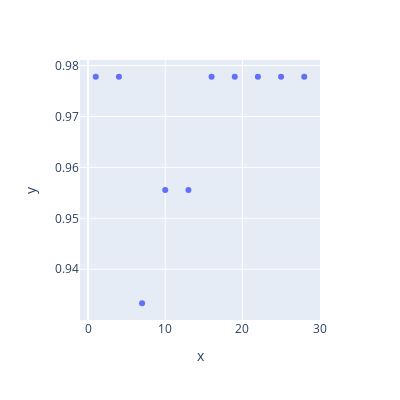

The notebook cell this image was saved under:
### Markdown cell above
Affichons les scores sous forme graphique

### Code cell
fig = px.scatter(x = scores.keys(), y = scores.values(), width=400, height=400)
fig.show()

### Figure 1 — Plotly figure (JSON) as saved in the notebook; plotly's stock layout.template omitted (floating-point values rounded to 4 significant figures)
{"data": [{"hovertemplate": "x=%{x}<br>y=%{y}<extra></extra>", "legendgroup": "", "marker": {"color": "#636efa", "symbol": "circle"}, "mode": "markers", "name": "", "orientation": "v", "showlegend": false, "type": "scatter", "x": [1, 4, 7, 10, 13, 16, 19, 22, 25, 28], "xaxis": "x", "y": [0.9778, 0.9778, 0.9333, 0.9556, 0.9556, 0.9778, 0.9778, 0.9778, 0.9778, 0.9778], "yaxis": "y"}], "layout": {"height": 400, "legend": {"tracegroupgap": 0}, "margin": {"t": 60}, "width": 400, "xaxis": {"anchor": "y", "autorange": true, "domain": [0, 1], "range": [-1.04, 30.04], "title": {"text": "x"}, "type": "linear"}, "yaxis": {"anchor": "x", "autorange": true, "domain": [0, 1], "range": [0.93, 0.9811], "title": {"text": "y"}, "type": "linear"}}}
